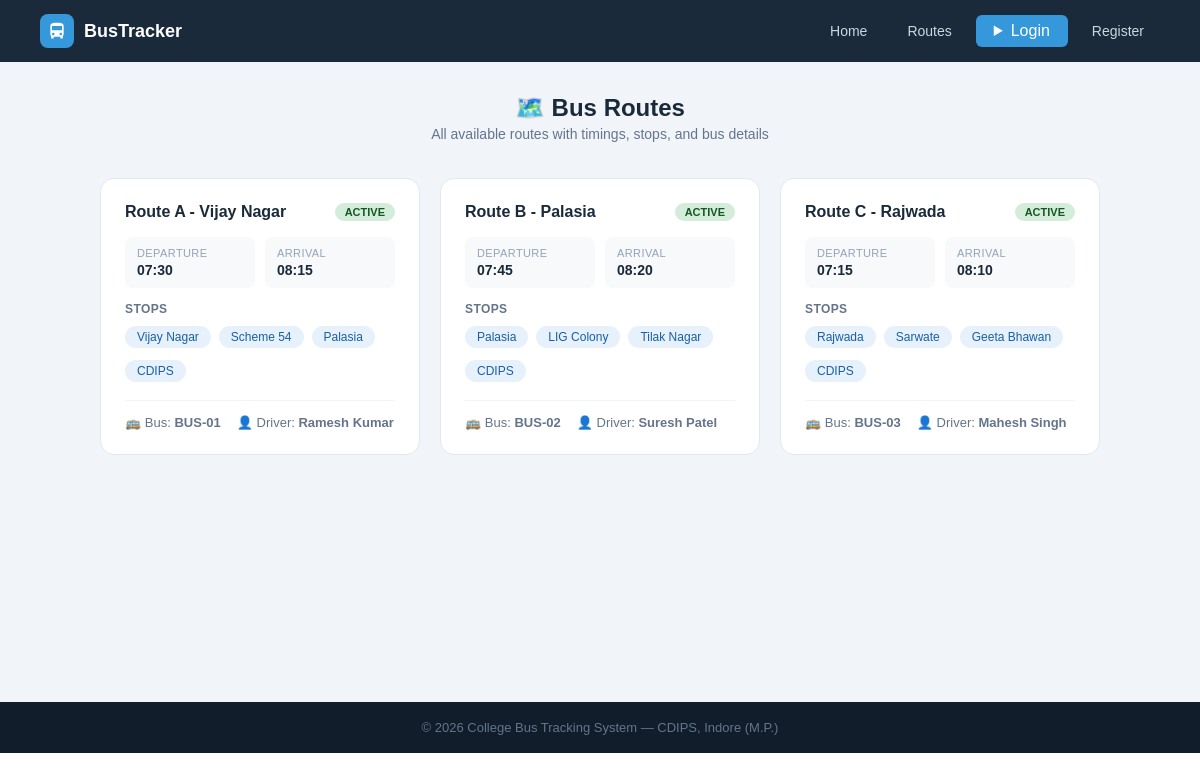
Before: /routes-info with the older database file.
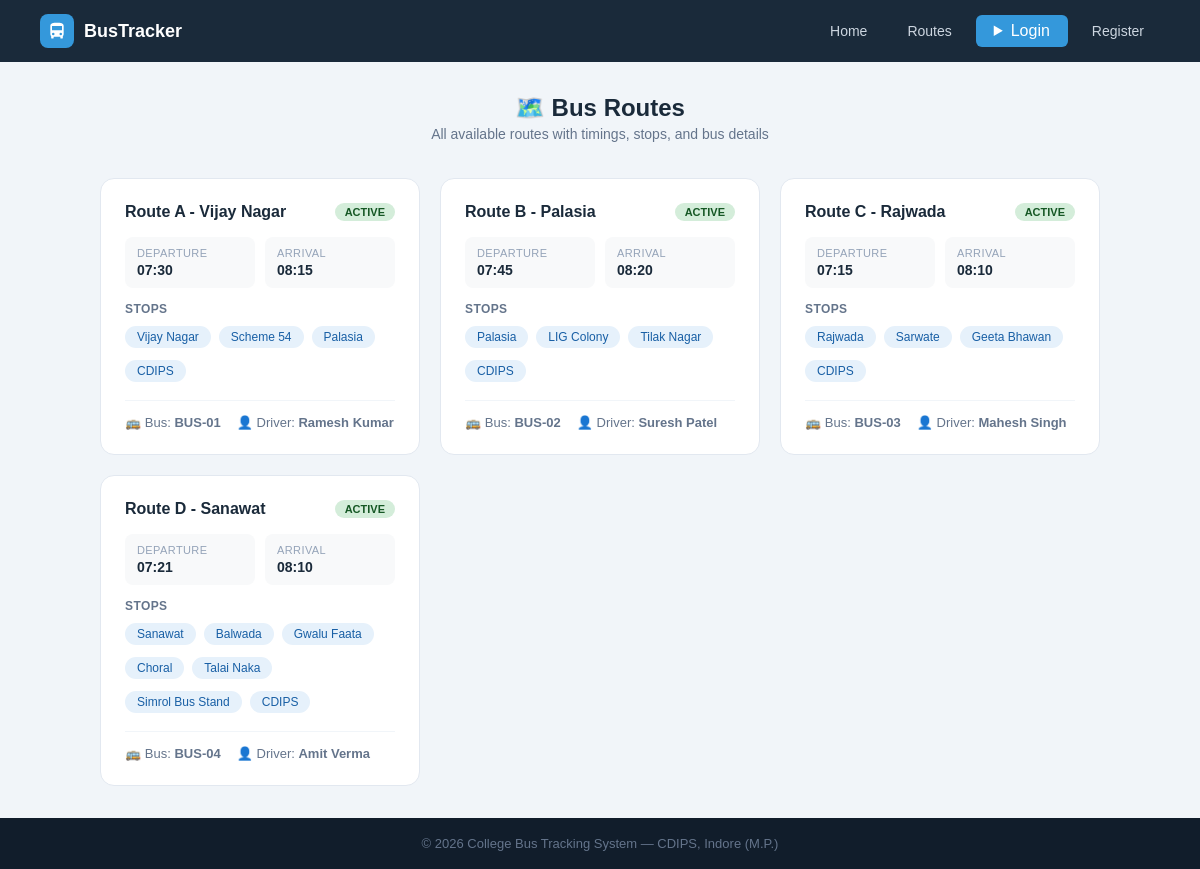
After: the same page with the newer database file.
### tables this page shows
CREATE TABLE routes (
        id INTEGER PRIMARY KEY AUTOINCREMENT,
        route_name TEXT NOT NULL, bus_id INTEGER,
        start_point TEXT, end_point TEXT,
        departure_time TEXT, arrival_time TEXT, stops TEXT, original_bus_id INTEGER,
        FOREIGN KEY(bus_id) REFERENCES buses(id));

CREATE TABLE buses (
        id INTEGER PRIMARY KEY AUTOINCREMENT,
        bus_number TEXT UNIQUE NOT NULL, driver_name TEXT NOT NULL,
        driver_phone TEXT, capacity INTEGER DEFAULT 40,
        status TEXT DEFAULT 'active',
        current_lat REAL DEFAULT 22.7196, current_lng REAL DEFAULT 75.8577);

### app.py (the view)
@app.route('/routes-info')
def routes_page():
    db = get_db()
    routes = db.execute('''SELECT r.*,b.bus_number,b.driver_name,b.status
                           FROM routes r LEFT JOIN buses b ON r.bus_id=b.id''').fetchall()
    db.close(); return render_template('routes.html', routes=routes)

### app.py (called while the page is built, shortened)
def get_db():
    conn = sqlite3.connect(DB)
    conn.row_factory = sqlite3.Row
    return conn

@app.context_processor
def inject_notifications():
    return dict(notifications=[], unread_count=0)

### templates/routes.html (shortened to what this page needs)
{% extends "base.html" %}
{% block content %}
<div class="page">
    <div class="page-header" style="text-align:center;margin-bottom:36px">
        <h1>🗺️ Bus Routes</h1>
        <p>All available routes with timings, stops, and bus details</p>
    </div>
    <div class="routes-grid">
    {% for r in routes %}
    <div class="route-card">
        <div class="route-header">
            <div class="route-name">{{ r.route_name }}</div>
            <span class="badge {{ 'badge-green' if r.status == 'active' else 'badge-red' }}">
                {{ r.status.upper() if r.status else 'ACTIVE' }}
            </span>
        </div>
        <div class="route-info">
            <div class="ri-item"><div class="key">Departure</div><div class="val">{{ r.departure_time }}</div></div>
            <div class="ri-item"><div class="key">Arrival</div><div class="val">{{ r.arrival_time }}</div></div>
        </div>
        <div class="stops-label">Stops</div>
        <div class="stops-flow">
            {% set stop_list = r.stops.replace('-', '→').replace(',', '→').split('→') %}
            {% for stop in stop_list %}
            <span class="stop-chip">{{ stop.strip() }}</span>
            {% endfor %}
        </div>
        {% if r.bus_number %}
        <div class="bus-info">
            <span>🚌 Bus: <b>{{ r.bus_number }}</b></span>
            <span>👤 Driver: <b>{{ r.driver_name }}</b></span>
        </div>
        {% endif %}
    </div>
    {% else %}
    <div style="text-align:center;color:#94a3b8;padding:40px;grid-column:1/-1">No routes available.</div>
    {% endfor %}
    </div>
</div>
{% endblock %}

### templates/base.html (shortened to what this page needs)
<!DOCTYPE html>
<html lang="en">
<head>
    <link rel="stylesheet" href="{{ url_for('static', filename='css/style.css') }}">
</head>
<body>
<nav>
    <div class="nav-logo">
        <div class="nav-logo-icon">
            <svg viewBox="0 0 24 24"><path d="M4 16c0 .88.39 1.67 1 2.22V20a1 1 0 001 1h1a1 1 0 001-1v-1h8v1a1 1 0 001 1h1a1 1 0 001-1v-1.78c.61-.55 1-1.34 1-2.22V6c0-3.5-3.58-4-8-4S4 2.5 4 6v10zm3.5 1a1.5 1.5 0 110-3 1.5 1.5 0 010 3zm9 0a1.5 1.5 0 110-3 1.5 1.5 0 010 3zM6 6h12v5H6V6z"/></svg>
        </div>
        <span>BusTracker</span>
    </div>
    <div class="nav-links">
        <a href="{{ url_for('home') }}">Home</a>
        <a href="{{ url_for('routes_page') }}">Routes</a>
        {% if 'admin' in session or 'student' in session %}
            {% if 'admin' in session %}
                <a href="{{ url_for('admin_dashboard') }}">Admin Panel</a>
                <a href="{{ url_for('students_list') }}">Students</a>
                <a href="{{ url_for('gate_logs_page') }}">Gate Logs</a>
            {% else %}
                <a href="{{ url_for('dashboard') }}">My Dashboard</a>
                <details class="bell-wrap">
                    <summary class="bell-btn">
                        🔔
                        {% if unread_count > 0 %}
                        <span class="bell-badge">{{ unread_count }}</span>
                        {% endif %}
                    </summary>
                    <div class="bell-dropdown">
                        <div class="bell-dropdown-header">
                            <span>Notifications</span>
                            <div style="display:flex;gap:6px;">
                                {% if unread_count > 0 %}
                                <form method="POST" action="{{ url_for('mark_notifications_read') }}">
                                    <button class="bell-action-btn">✓ Read</button>
                                </form>
                                {% endif %}
                                {% if notifications %}
                                <form method="POST" action="{{ url_for('delete_all_notifications') }}"
                                      onsubmit="return confirm('Delete all notification?')">
                                    <button class="bell-action-btn bell-delete-btn">🗑 Delete all</button>
                                </form>
                                {% endif %}
                            </div>
                        </div>
                        {% if notifications %}
                            {% for n in notifications %}
                            <div class="bell-notif-item {{ 'bell-unread' if not n.is_read else '' }}">
                                <div class="bell-notif-row">
                                    <div class="bell-notif-msg">{{ n.message }}</div>
                                    <form method="POST" action="{{ url_for('delete_notification', nid=n.id) }}">
                                        <button class="bell-del-one" title="Delete">✕</button>
                                    </form>
                                </div>
                                <div class="bell-notif-time">🕐 {{ n.created_at[:16] if n.created_at else '' }}</div>
                            </div>
                            {% endfor %}
                        {% else %}
                        <div class="bell-empty">
                            <span>🔕</span>
                            <div>No notification available</div>
                        </div>
                        {% endif %}
                    </div>
                </details>
            {% endif %}
            <span style="color:#94a3b8;font-size:13px">
                Hi,
                {% if 'admin' in session %}
                {{ session['admin']['name'] }}
                {% else %}
                {{ session['student']['name'] }}
                {% endif %}
            </span>
            {% if 'admin' in session %}
            <a href="/logout/admin" class="btn-danger">Logout</a>
            {% else %}
            <a href="/logout/student" class="btn-danger">Logout</a>
            {% endif %}
        {% else %}
            <div style="position: relative; display: inline-block;">
                <details style="list-style: none;">
                    <summary class="btn-nav" style="cursor: pointer; user-select: none;">
                        Login
                    </summary>
                </details>
            </div>
            <a href="{{ url_for('register') }}">Register</a>
        {% endif %}
    </div>
</nav>
{% block content %}{% endblock %}
<footer><p>© 2026 College Bus Tracking System — CDIPS, Indore (M.P.)</p></footer>
</body>
</html>

### static/css/style.css (style rules this page uses)
* { margin: 0; padding: 0; box-sizing: border-box; font-family: Arial, sans-serif; }
a { text-decoration: none; }
nav { display: flex; justify-content: space-between; align-items: center; padding: 14px 40px; background: #1a2a3a; position: sticky; top: 0; z-index: 100; }
.nav-logo { display: flex; align-items: center; gap: 10px; }
.nav-logo-icon { width: 34px; height: 34px; background: #3498db; border-radius: 8px; display: flex; align-items: center; justify-content: center; }
.nav-logo-icon svg { width: 20px; height: 20px; fill: white; }
.nav-logo span { color: white; font-size: 18px; font-weight: bold; }
.nav-links { display: flex; gap: 8px; align-items: center; }
.nav-links a { color: #cdd6e0; font-size: 14px; padding: 7px 16px; border-radius: 6px; transition: background .2s; }
.nav-links .btn-nav { background: #3498db; color: white; padding: 7px 18px; border-radius: 6px; }
footer { background: #111d2b; color: #64748b; text-align: center; padding: 18px; font-size: 13px; }
.badge { display: inline-block; padding: 3px 10px; border-radius: 20px; font-size: 11px; font-weight: bold; }
.badge-green { background: #d4edda; color: #155724; }
.page { padding: 32px 40px; background: #f1f5f9; min-height: 80vh; }
.page-header { margin-bottom: 24px; }
.page-header h1 { font-size: 24px; color: #1a2a3a; font-weight: bold; }
.page-header p { font-size: 14px; color: #64748b; margin-top: 4px; }
.stop-chip { background: #e6f1fb; color: #185fa5; font-size: 12px; padding: 4px 12px; border-radius: 20px; margin: 4px 4px 4px 0; }
.routes-grid { display: grid; grid-template-columns: repeat(auto-fit, minmax(300px, 1fr)); gap: 20px; max-width: 1000px; margin: 0 auto; }
.route-card { background: white; border-radius: 14px; border: 1px solid #e2e8f0; padding: 24px; transition: box-shadow .2s; }
.route-header { display: flex; justify-content: space-between; align-items: flex-start; margin-bottom: 16px; }
.route-name { font-size: 16px; font-weight: bold; color: #1a2a3a; }
.route-info { display: grid; grid-template-columns: 1fr 1fr; gap: 10px; margin-bottom: 14px; }
.ri-item { background: #f8f9fa; border-radius: 8px; padding: 10px 12px; }
.ri-item .key { font-size: 11px; color: #94a3b8; text-transform: uppercase; letter-spacing: .4px; margin-bottom: 3px; }
.ri-item .val { font-size: 14px; font-weight: bold; color: #1a2a3a; }
.stops-flow { display: flex; flex-wrap: wrap; gap: 4px; }
.stops-label { font-size: 12px; color: #64748b; font-weight: bold; margin-bottom: 6px; text-transform: uppercase; letter-spacing: .4px; }
.bus-info { margin-top: 14px; padding-top: 14px; border-top: 1px solid #f1f5f9; font-size: 13px; color: #64748b; display: flex; gap: 16px; }

Changed rows visible on the page:
added routes: route_name "Route D - Sanawat", status "ACTIVE", departure_time "07:21", arrival_time "08:10", strip "Sanawat" "Balwada" "Gwalu Faata" "Choral" "Talai Naka" "Simrol Bus Stand" "CDIPS", bus_number "BUS-04", driver_name "Amit Verma"
